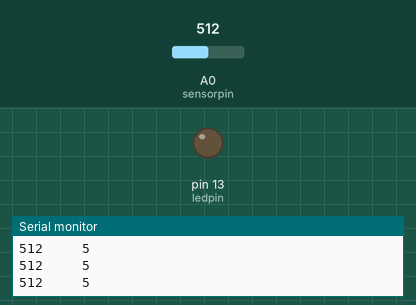
Simulated run of this sketch. Board: Arduino Uno, built with avr-gcc and run on an emulated ATmega328P. Shown: output pins drawn as LEDs (lit = HIGH), the last lines printed to the serial monitor. Dashed ring = blinking. Inputs (shaded band) come from the test bench; at power-on: A0 (sensorpin) = 512.

Above: at 1.2 s.
1.3 s: A0 (sensorpin) set to 428
2.8 s: A0 (sensorpin) set to 402
At 2.91 s:
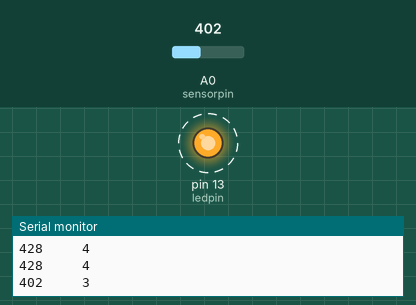
5.8 s: A0 (sensorpin) set to 1023
At 6.3 s:
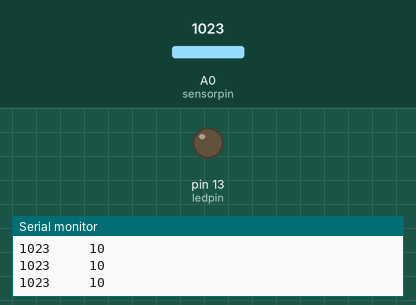
Timing chart, 0 to 8.8 s (numbered marks = the images above; inputs shaded):
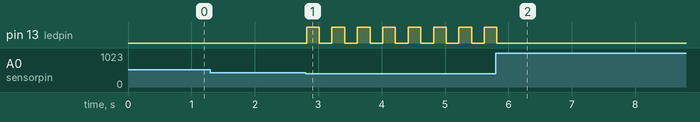

Measured:
- the behaviour switches between 410 and 409 on A0 (sensorpin) (found by bisection; images 0 and 1)
- after the input at 2.8 s, pin 13 (ledpin): alternates HIGH for 0.20 s and LOW for 0.20 s, starting at once
- after the input at 5.8 s, pin 13 (ledpin): goes on until 5.8 s, then stays LOW

The sketch:

switch_map_CdS.ino
```cpp
const int ledpin=13;
const int sensorpin=A0;

void setup()
{
  Serial.begin(9600);
  pinMode(ledpin, OUTPUT);
}

void loop()
{
  int rate = analogRead(sensorpin);
  Serial.print(rate);
  Serial.print("     ");
  int maprate = map(rate, 0, 1023, 0,10);
  Serial.println(maprate);

  switch(maprate){
    case 1:
    digitalWrite(ledpin, HIGH);
    break;

    case 2:
    digitalWrite(ledpin, HIGH);
    delay(50);
    digitalWrite(ledpin, LOW);
    delay(50);
    break;

    case 3:
    digitalWrite(ledpin, HIGH);
    delay(200);
    digitalWrite(ledpin, LOW);
    delay(200);
    break;

  }
}
```
